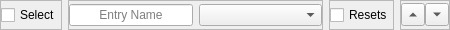
<?xml version="1.0" encoding="UTF-8"?>
<ui version="4.0">
 <class>List</class>
 <widget class="QWidget" name="List">
  <property name="geometry">
   <rect>
    <x>0</x>
    <y>0</y>
    <width>450</width>
    <height>30</height>
   </rect>
  </property>
  <property name="sizePolicy">
   <sizepolicy hsizetype="Expanding" vsizetype="Fixed">
    <horstretch>0</horstretch>
    <verstretch>0</verstretch>
   </sizepolicy>
  </property>
  <property name="minimumSize">
   <size>
    <width>0</width>
    <height>30</height>
   </size>
  </property>
  <property name="windowTitle">
   <string>List</string>
  </property>
  <layout class="QHBoxLayout" name="horizontalLayout">
   <property name="leftMargin">
    <number>0</number>
   </property>
   <property name="topMargin">
    <number>0</number>
   </property>
   <property name="rightMargin">
    <number>0</number>
   </property>
   <property name="bottomMargin">
    <number>0</number>
   </property>
   <item>
    <widget class="QFrame" name="FrameSelection">
     <property name="frameShape">
      <enum>QFrame::Shape::StyledPanel</enum>
     </property>
     <property name="frameShadow">
      <enum>QFrame::Shadow::Raised</enum>
     </property>
     <layout class="QVBoxLayout" name="verticalLayout_3">
      <property name="leftMargin">
       <number>0</number>
      </property>
      <property name="topMargin">
       <number>0</number>
      </property>
      <property name="rightMargin">
       <number>0</number>
      </property>
      <property name="bottomMargin">
       <number>0</number>
      </property>
      <item>
       <widget class="QCheckBox" name="Select">
        <property name="text">
         <string>Select</string>
        </property>
       </widget>
      </item>
     </layout>
    </widget>
   </item>
   <item>
    <widget class="QFrame" name="FrameValue">
     <property name="frameShape">
      <enum>QFrame::Shape::StyledPanel</enum>
     </property>
     <property name="frameShadow">
      <enum>QFrame::Shadow::Raised</enum>
     </property>
     <layout class="QHBoxLayout" name="horizontalLayout_5">
      <property name="leftMargin">
       <number>0</number>
      </property>
      <property name="topMargin">
       <number>0</number>
      </property>
      <property name="rightMargin">
       <number>0</number>
      </property>
      <property name="bottomMargin">
       <number>0</number>
      </property>
      <item>
       <widget class="QLineEdit" name="ValueName">
        <property name="text">
         <string/>
        </property>
        <property name="alignment">
         <set>Qt::AlignmentFlag::AlignCenter</set>
        </property>
        <property name="placeholderText">
         <string>Entry Name</string>
        </property>
       </widget>
      </item>
      <item>
       <widget class="QComboBox" name="Values">
        <property name="sizePolicy">
         <sizepolicy hsizetype="Expanding" vsizetype="Fixed">
          <horstretch>0</horstretch>
          <verstretch>0</verstretch>
         </sizepolicy>
        </property>
       </widget>
      </item>
     </layout>
    </widget>
   </item>
   <item>
    <widget class="QFrame" name="FrameReset">
     <property name="frameShape">
      <enum>QFrame::Shape::StyledPanel</enum>
     </property>
     <property name="frameShadow">
      <enum>QFrame::Shadow::Raised</enum>
     </property>
     <layout class="QVBoxLayout" name="layoutReset">
      <property name="leftMargin">
       <number>0</number>
      </property>
      <property name="topMargin">
       <number>0</number>
      </property>
      <property name="rightMargin">
       <number>0</number>
      </property>
      <property name="bottomMargin">
       <number>0</number>
      </property>
      <item>
       <widget class="QCheckBox" name="Reset">
        <property name="toolTip">
         <string>Resets: at the end of every execution loop, this entry goes back to the value it had when the loop started</string>
        </property>
        <property name="text">
         <string>Resets</string>
        </property>
       </widget>
      </item>
     </layout>
    </widget>
   </item>
   <item>
    <widget class="QFrame" name="FrameOrder">
     <property name="frameShape">
      <enum>QFrame::Shape::StyledPanel</enum>
     </property>
     <property name="frameShadow">
      <enum>QFrame::Shadow::Raised</enum>
     </property>
     <layout class="QHBoxLayout" name="layoutOrder">
      <property name="spacing">
       <number>0</number>
      </property>
      <property name="leftMargin">
       <number>0</number>
      </property>
      <property name="topMargin">
       <number>0</number>
      </property>
      <property name="rightMargin">
       <number>0</number>
      </property>
      <property name="bottomMargin">
       <number>0</number>
      </property>
      <item>
       <widget class="QToolButton" name="MoveUp">
        <property name="toolTip">
         <string>Move this entry up in the list</string>
        </property>
        <property name="arrowType">
         <enum>Qt::ArrowType::UpArrow</enum>
        </property>
       </widget>
      </item>
      <item>
       <widget class="QToolButton" name="MoveDown">
        <property name="toolTip">
         <string>Move this entry down in the list</string>
        </property>
        <property name="arrowType">
         <enum>Qt::ArrowType::DownArrow</enum>
        </property>
       </widget>
      </item>
     </layout>
    </widget>
   </item>
  </layout>
 </widget>
 <resources/>
 <connections/>
</ui>
